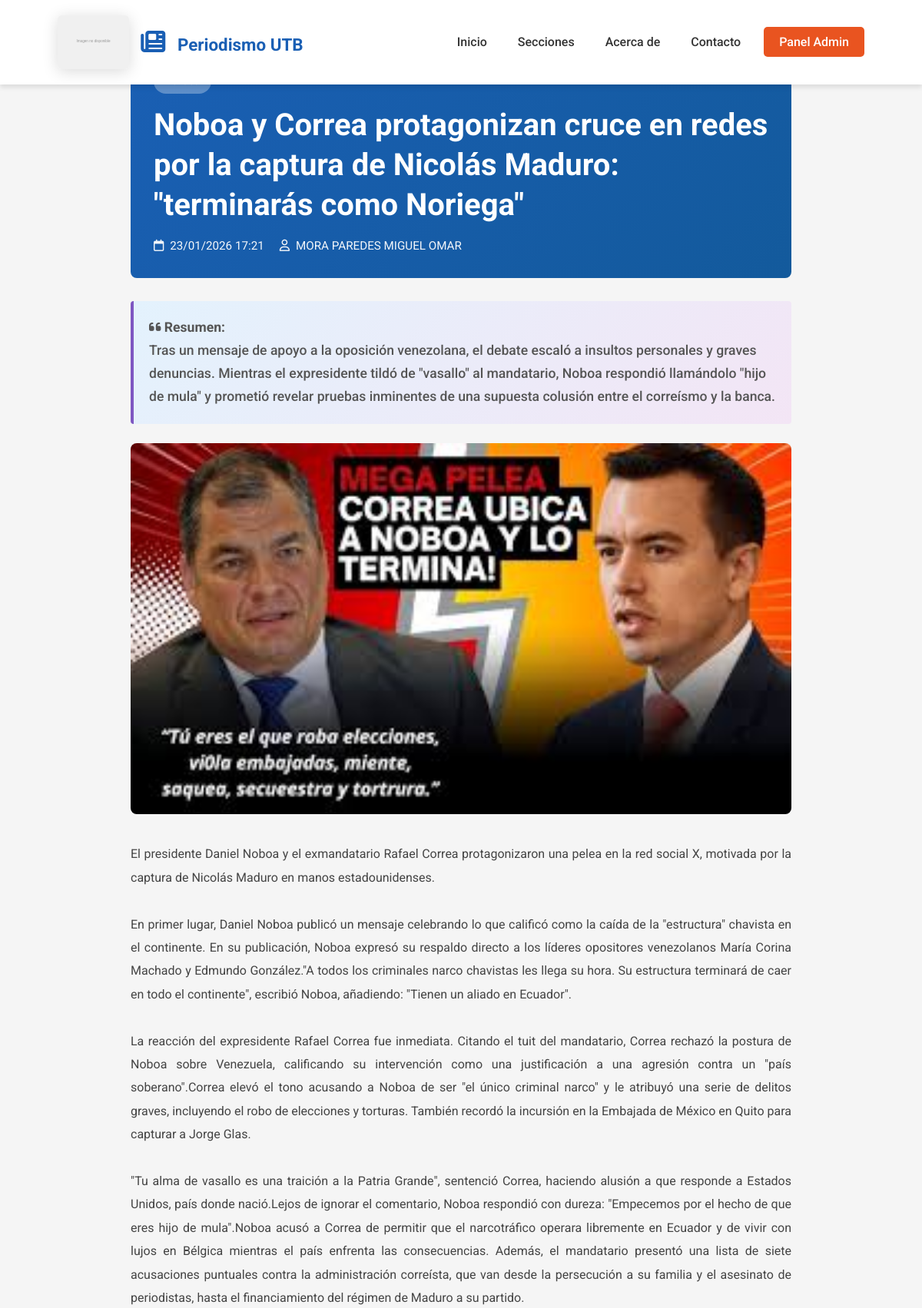
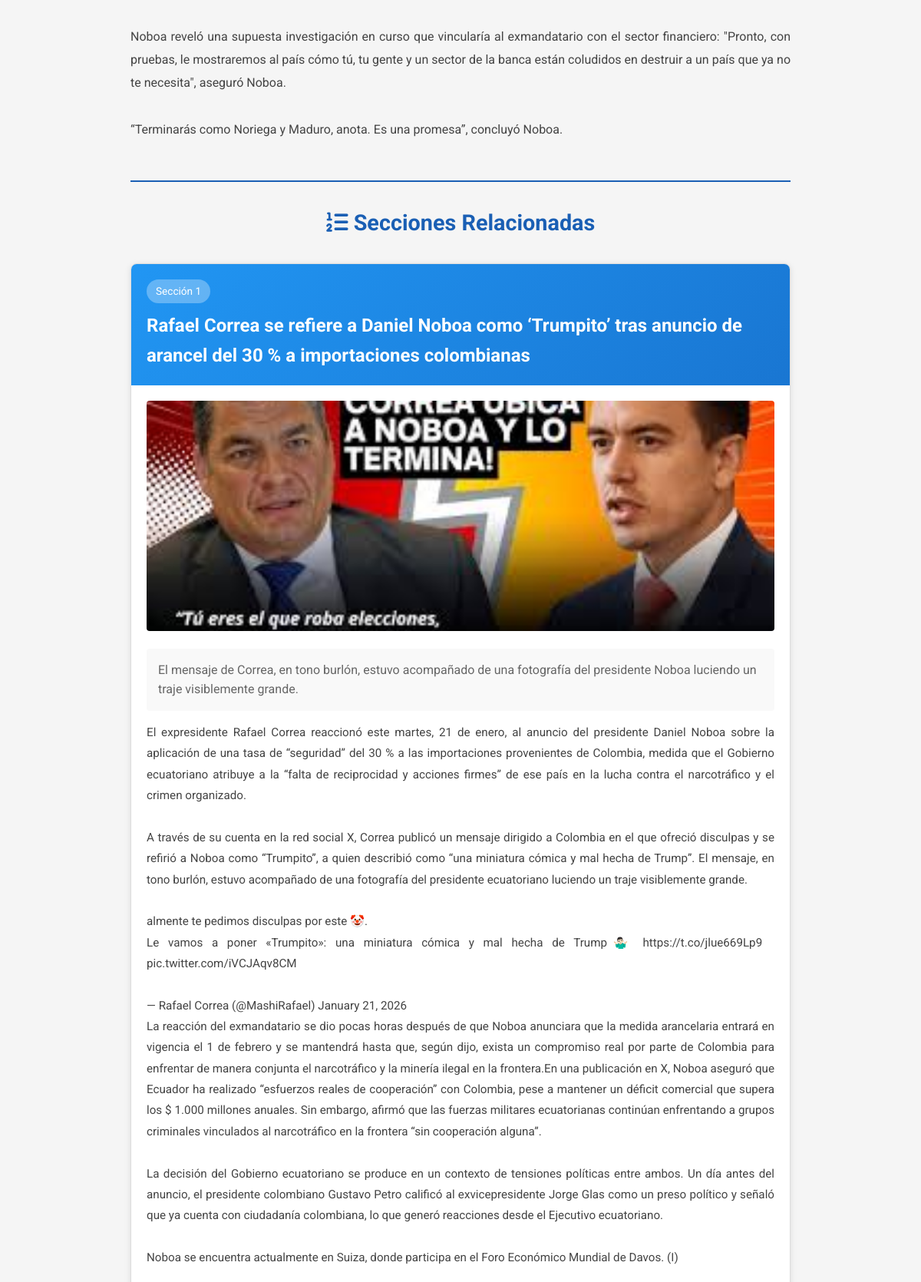
Screenshot of /noticia_completa.php?id=8 (upper part) with the database file from the repository (2 pictures, top to bottom).
### tables this page shows
CREATE TABLE `noticias` (
  `id` int(11) NOT NULL,
  `titulo` varchar(255) NOT NULL,
  `descripcion_corta` text NOT NULL,
  `contenido_principal` longtext NOT NULL,
  `imagen_principal` varchar(255) DEFAULT NULL,
  `video_principal` varchar(255) DEFAULT NULL,
  `audio_principal` varchar(255) DEFAULT NULL,
  `link_principal` varchar(500) DEFAULT NULL,
  `link_imagen_principal` varchar(500) DEFAULT NULL,
  `link_video_principal` varchar(500) DEFAULT NULL,
  `link_audio_principal` varchar(500) DEFAULT NULL,
  `link_externo_principal` varchar(500) DEFAULT NULL,
  `descripcion` text NOT NULL,
  `descripcion_larga` longtext DEFAULT NULL,
  `contenido` text NOT NULL,
  `contenido_completo` longtext DEFAULT NULL,
  `imagen` varchar(255) DEFAULT NULL,
  `video` varchar(255) DEFAULT NULL,
  `video_url` varchar(500) DEFAULT NULL,
  `tipo_contenido` enum('texto','video','embed') DEFAULT 'texto',
  `destacada` tinyint(1) DEFAULT 0,
  `vistas` int(11) DEFAULT 0,
  `fecha_publicacion` datetime DEFAULT current_timestamp(),
  `categoria` varchar(100) DEFAULT NULL,
  `autor` varchar(100) DEFAULT 'Estudiante de Periodismo UTB',
  `estado` enum('publicada','borrador') DEFAULT 'publicada',
  `fecha_creacion` datetime DEFAULT current_timestamp()
);

CREATE TABLE `noticias_subtitulos` (
  `id` int(11) NOT NULL,
  `noticia_id` int(11) NOT NULL,
  `numero_subtitulo` int(11) NOT NULL,
  `subtitulo` varchar(255) NOT NULL,
  `descripcion` longtext NOT NULL,
  `contenido` longtext NOT NULL,
  `imagen` varchar(255) DEFAULT NULL,
  `video` varchar(500) DEFAULT NULL,
  `audio` varchar(500) DEFAULT NULL,
  `link` varchar(500) DEFAULT NULL,
  `orden` int(11) DEFAULT 0,
  `fecha_creacion` datetime DEFAULT current_timestamp()
);

### noticia_completa.php (the view, shortened to what this page needs)
<?php
require_once __DIR__ . '/includes/config.php';
$check_table = $conn->query("SHOW TABLES LIKE 'noticias_subtitulos'");
$migration_done = $check_table && $check_table->num_rows > 0;
$noticia_id = isset($_GET['id']) ? intval($_GET['id']) : 0;
$noticia = null;
$subtitulos = [];
if ($noticia_id > 0) {
    $stmt = $conn->prepare("SELECT * FROM noticias WHERE id = ?");
    $stmt->bind_param("i", $noticia_id);
    $stmt->execute();
    $result = $stmt->get_result();
    if ($result && $result->num_rows > 0) {
        $noticia = $result->fetch_assoc();
        if ($migration_done) {
            $stmt_subtitulos = $conn->prepare("SELECT * FROM noticias_subtitulos WHERE noticia_id = ? ORDER BY orden ASC");
            $stmt_subtitulos->bind_param("i", $noticia_id);
            $stmt_subtitulos->execute();
            $result_subtitulos = $stmt_subtitulos->get_result();
            if ($result_subtitulos) {
                while ($row = $result_subtitulos->fetch_assoc()) {
                    $subtitulos[] = $row;
                }
            }
        } else {
            $show_migration_warning = true;
        }
    }
}
?>
<!DOCTYPE html>
<html lang="es">
<head>
    <link rel="stylesheet" href="css/style.css">
    <link rel="stylesheet" href="https://cdnjs.cloudflare.com/ajax/libs/font-awesome/6.4.0/css/all.min.css">
</head>
<body>
    <nav class="navbar">
        <div class="container nav-container">
            <a href="index.php" class="logo" style="display: flex; align-items: center; gap: 15px;">
                <img src="assets/WhatsApp Image 2026-01-22 at 8.41.20 PM.jpeg"
                     alt="Impacto Dario - Periodismo UTB"
                     style="height: 70px; border-radius: 5px; box-shadow: 0 3px 20px rgba(0,0,0,0.15);">
                <div style="line-height: 1.2;">
                    <div style="font-size: 1.4rem; font-weight: 700; color: #1a5fb4;">
                        <i class="fas fa-newspaper"></i> Periodismo UTB
                    </div>
                </div>
            </a>
            <ul class="nav-menu" id="navMenu">
                <li><a href="index.php" class="nav-link">Inicio</a></li>
                <li><a href="secciones.php" class="nav-link">Secciones</a></li>
                <li><a href="index.php#acerca" class="nav-link">Acerca de</a></li>
                <li><a href="index.php#contacto" class="nav-link">Contacto</a></li>
                <li><a href="admin/login.php" class="nav-link admin-btn" target="_blank">Panel Admin</a></li>
            </ul>
        </div>
    </nav>
    <div class="noticia-completa-container">
        <?php
        if (!$noticia) {
            echo "<div style='background: #f8d7da; border: 1px solid #f5c6cb; padding: 20px; border-radius: 4px; margin-top: 20px;'>";
            echo "<p style='color: #721c24; margin: 0;'><i class='fas fa-info-circle'></i> Noticia no encontrada.</p>";
            echo "<a href='index.php' class='volver-btn' style='margin-top: 15px;'><i class='fas fa-arrow-left'></i> Volver al Inicio</a>";
            echo "</div>";
        } else {
            echo "<div class='noticia-header'>";
            echo "<div class='categoria-badge'>" . htmlspecialchars($noticia['categoria']) . "</div>";
            echo "<h1>" . htmlspecialchars($noticia['titulo']) . "</h1>";
            echo "<div class='noticia-meta'>";
            if (!empty($noticia['fecha_publicacion'])) {
                echo "<span><i class='far fa-calendar'></i> " . date('d/m/Y H:i', strtotime($noticia['fecha_publicacion'])) . "</span>";
            }
            if (!empty($noticia['autor'])) {
                echo "<span><i class='far fa-user'></i> " . htmlspecialchars($noticia['autor']) . "</span>";
            }
            echo "</div>";
            echo "</div>";
            if (!empty($noticia['descripcion'])) {
                echo "<div class='noticia-descripcion-breve'>";
                echo "<strong><i class='fas fa-quote-left'></i> Resumen:</strong><br>";
                echo nl2br(htmlspecialchars($noticia['descripcion']));
                echo "</div>";
            }
            if (!empty($noticia['imagen']) && file_exists('img/uploads/' . $noticia['imagen'])) {
                echo "<img src='img/uploads/" . htmlspecialchars($noticia['imagen']) . "' alt='" . htmlspecialchars($noticia['titulo']) . "' class='noticia-imagen-principal'>";
            }
            if (!empty($noticia['contenido_completo'])) {
                echo "<div class='noticia-contenido-completo'>";
                echo nl2br(htmlspecialchars($noticia['contenido_completo']));
                echo "</div>";
            } elseif (!empty($noticia['contenido'])) {
                echo "<div class='noticia-contenido-completo'>";
                echo nl2br(htmlspecialchars($noticia['contenido']));
                echo "</div>";
            }
            if (count($subtitulos) > 0) {
                echo "<div class='subtitulos-seccion'>";
                echo "<h2 class='subtitulos-titulo'><i class='fas fa-list-ol'></i> Secciones Relacionadas</h2>";
                foreach ($subtitulos as $idx => $subtitulo) {
                    echo "<div class='subtitulo-card'>";
                    echo "<div class='subtitulo-header'>";
                    echo "<span class='subtitulo-numero'>Sección " . ($idx + 1) . "</span>";
                    echo "<h3><strong>" . htmlspecialchars($subtitulo['subtitulo']) . "</strong></h3>";
                    echo "</div>";
                    echo "<div class='subtitulo-body'>";
                    if (!empty($subtitulo['imagen']) && file_exists('img/uploads/' . $subtitulo['imagen'])) {
                        echo "<img src='img/uploads/" . htmlspecialchars($subtitulo['imagen']) . "' alt='" . htmlspecialchars($subtitulo['subtitulo']) . "' style='width: 100%; max-height: 300px; object-fit: cover; border-radius: 4px; margin-bottom: 15px;'>";
                    }
                    if (!empty($subtitulo['descripcion'])) {
                        echo "<div class='subtitulo-descripcion'>";
                        echo nl2br(htmlspecialchars($subtitulo['descripcion']));
                        echo "</div>";
                    }
                    if (!empty($subtitulo['contenido'])) {
                        echo "<div class='subtitulo-contenido'>";
                        echo nl2br(htmlspecialchars($subtitulo['contenido']));
                        echo "</div>";
                    }
                    echo "</div>";
                    echo "</div>";
                }
                echo "</div>";
            }
        }
        ?>
    </div>
</body>
</html>

### css/style.css (style rules this page uses)
* { margin: 0; padding: 0; box-sizing: border-box; }
:root { --primary-color: #1a5fb4; --secondary-color: #e95420; --accent-color: #ff9800; --dark-color: #333; --light-color: #f5f5f5; --gray-color: #777; --white: #fff; --shadow: 0 4px 6px rgba(0, 0, 0, 0.1); --transition: all 0.3s ease; }
body { font-family: 'Roboto', sans-serif; line-height: 1.6; color: var(--dark-color); background-color: var(--light-color); }
.container { width: 90%; max-width: 1200px; margin: 0 auto; padding: 0 15px; }
.navbar { background-color: var(--white); box-shadow: var(--shadow); position: fixed; top: 0; left: 0; width: 100%; z-index: 1000; }
.nav-container { display: flex; justify-content: space-between; align-items: center; padding: 20px 15px; }
.logo { display: flex; align-items: center; text-decoration: none; color: var(--primary-color); font-size: 1.8rem; font-weight: 700; }
.logo i { margin-right: 10px; font-size: 2rem; }
.nav-menu { display: flex; list-style: none; }
.nav-link { text-decoration: none; color: var(--dark-color); padding: 10px 20px; font-weight: 500; transition: var(--transition); border-radius: 5px; }
.admin-btn { background-color: var(--secondary-color); color: var(--white) !important; margin-left: 10px; }

### noticia_completa.php (style rules this page uses)
.noticia-completa-container { max-width: 900px; margin: 40px auto; padding: 20px; }
.noticia-header { background: linear-gradient(135deg, #1a5fb4 0%, #135a9c 100%); color: white; padding: 30px; border-radius: 8px; margin-bottom: 30px; }
.noticia-header h1 { font-size: 2.5rem; margin-bottom: 15px; line-height: 1.3; }
.noticia-meta { display: flex; flex-wrap: wrap; gap: 20px; font-size: 0.95rem; opacity: 0.95; }
.noticia-meta span { display: flex; align-items: center; gap: 8px; }
.categoria-badge { display: inline-block; background: rgba(255,255,255,0.3); padding: 5px 15px; border-radius: 20px; font-size: 0.85rem; margin-bottom: 15px; width: fit-content; }
.noticia-imagen-principal { width: 100%; max-height: 500px; object-fit: cover; border-radius: 8px; margin-bottom: 30px; }
.noticia-descripcion-breve { font-size: 1.1rem; line-height: 1.7; color: #555; background: linear-gradient(135deg, #e3f2fd 0%, #f3e5f5 100%); padding: 20px; border-left: 4px solid #7e57c2; margin-bottom: 25px; border-radius: 4px; font-weight: 500; }
.noticia-contenido-completo { font-size: 1rem; line-height: 1.9; color: #444; margin-bottom: 30px; text-align: justify; }
.subtitulos-seccion { margin-top: 50px; border-top: 2px solid #1a5fb4; padding-top: 30px; }
.subtitulos-titulo { font-size: 1.8rem; color: #1a5fb4; margin-bottom: 30px; text-align: center; }
.subtitulo-card { background: white; border: 1px solid #ddd; border-radius: 8px; overflow: hidden; margin-bottom: 25px; box-shadow: 0 2px 8px rgba(0,0,0,0.1); transition: box-shadow 0.3s ease; }
.subtitulo-header { background: linear-gradient(135deg, #2196F3 0%, #1976D2 100%); color: white; padding: 20px; }
.subtitulo-numero { display: inline-block; background: rgba(255,255,255,0.3); padding: 5px 12px; border-radius: 20px; font-size: 0.85rem; margin-right: 10px; }
.subtitulo-header h3 { font-size: 1.5rem; margin: 10px 0 0 0; }
.subtitulo-body { padding: 20px; }
.subtitulo-descripcion { font-size: 1rem; line-height: 1.6; color: #666; background: #f9f9f9; padding: 15px; border-radius: 4px; margin-bottom: 15px; }
.subtitulo-contenido { font-size: 0.95rem; line-height: 1.8; color: #444; text-align: justify; margin-bottom: 15px; }

### rows the page displays
noticias: titulo "Noboa y Correa protagonizan cruce en redes por la captura de Nicolás Maduro: \"terminarás como Noriega\"", fecha_publicacion "23/01/2026 17:21", autor "MORA PAREDES MIGUEL OMAR", descripcion "Tras un mensaje de apoyo a la oposición venezolana, el debate escaló a insultos personales y graves denuncias. Mientras el expresidente tildó de \"vasallo\" al mandatario, Noboa respondió llamándolo \"hijo de mula\" y prometió revelar pruebas inminentes de una supuesta colusión entre el correísmo y la banca.", imagen (picture), contenido_completo "El presidente Daniel Noboa y el exmandatario Rafael Correa protagonizaron una pelea en la red social X, motivada por la captura de Nicolás Maduro en manos estadounidenses. En primer lugar, Daniel Noboa publicó un mensaje celebrando lo que calificó como la caída de la \"estructura\" chavista en el continente. En su publicación, Noboa expresó su respaldo directo a los líderes opositores venezolanos María Corina Machado y Edmundo González.\"A todos los criminales narco chavistas les llega su hora. Su estructura terminará de caer en todo el continente\", escribió Noboa, añadiendo: \"Tienen un aliado en Ecuador\". La reacción del expresidente Rafael Correa fue inmediata. Citando el tuit del…"
noticias_subtitulos: subtitulo "Rafael Correa se refiere a Daniel Noboa como ‘Trumpito’ tras anuncio de arancel del 30 % a importaciones colombianas", imagen (picture), descripcion "El mensaje de Correa, en tono burlón, estuvo acompañado de una fotografía del presidente Noboa luciendo un traje visiblemente grande.", contenido "El expresidente Rafael Correa reaccionó este martes, 21 de enero, al anuncio del presidente Daniel Noboa sobre la aplicación de una tasa de “seguridad” del 30 % a las importaciones provenientes de Colombia, medida que el Gobierno ecuatoriano atribuye a la “falta de reciprocidad y acciones firmes” de ese país en la lucha contra el narcotráfico y el crimen organizado. A través de su cuenta en la red social X, Correa publicó un mensaje dirigido a Colombia en el que ofreció disculpas y se refirió a Noboa como “Trumpito”, a quien describió como “una miniatura cómica y mal hecha de Trump”. El mensaje, en tono burlón, estuvo acompañado de una fotografía del presidente ecuatoriano luciendo un traje…"
